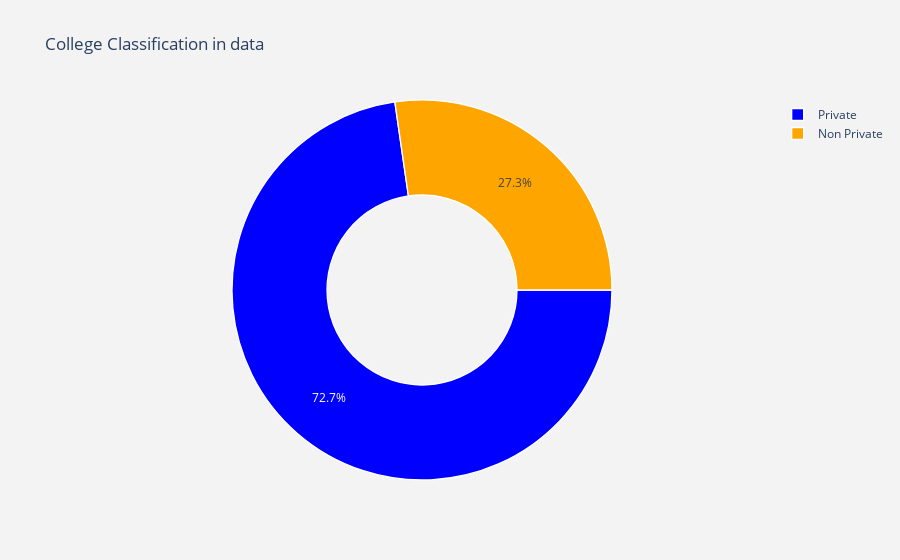

Notebook source saved alongside this figure:
### Markdown cell above
#### 3.4 Report: Making Donought chart for college/ university Classification in data

### Code cell
l = ['Private', 'Non Private']
v = dataset["Private"].value_counts().values.tolist()

trace = go.Pie(labels = l, values = v,
               marker = dict(colors =  [ 'blue' ,'orange'], line = dict(color = "white", width =  1.3)),
               rotation = 90,
               hoverinfo = "label+value+text",
               hole = .5
              )
layout = go.Layout(dict(title = "College Classification in data",
                        plot_bgcolor  = "rgb(243,243,243)",
                        paper_bgcolor = "rgb(243,243,243)",
                       )
                  )

data = [trace]
fig = go.Figure(data = data,layout = layout)
py.iplot(fig)

### Figure 1 — Plotly figure (JSON) as saved in the notebook; plotly's stock layout.template omitted (floating-point values rounded to 4 significant figures)
{"data": [{"hole": 0.5, "hoverinfo": "label+value+text", "labels": ["Private", "Non Private"], "marker": {"colors": ["blue", "orange"], "line": {"color": "white", "width": 1.3}}, "rotation": 90, "type": "pie", "values": [565, 212]}], "layout": {"paper_bgcolor": "rgb(243,243,243)", "plot_bgcolor": "rgb(243,243,243)", "title": {"text": "College Classification in data"}}}
